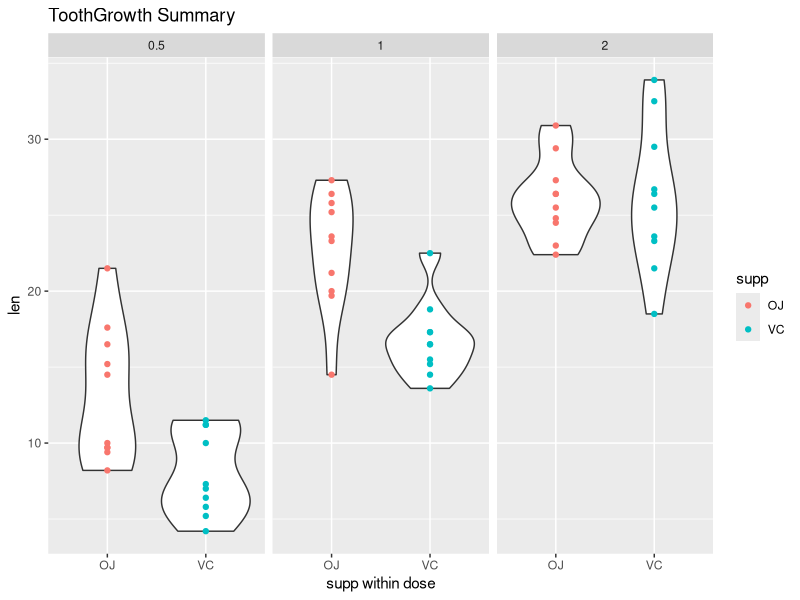

Reproduce this figure in R.
## ---- chunk 1
library(xtable)
data(ToothGrowth)
print(xtable(summary(ToothGrowth)), type="latex", comment=FALSE)
## ---- chunk 2
print(xtable(table(ToothGrowth[, 2:3])), type="latex", comment=FALSE)
## ---- chunk 3
library(ggplot2)
p <- ggplot(ToothGrowth, aes(x = supp, y = len, group = dose))
p + facet_grid(. ~ dose) + geom_violin(aes(group = supp)) +  geom_point(aes(col = supp)) +
 labs(title = "ToothGrowth Summary", x = "supp within dose")
## ---- chunk 4
t.test(subset(ToothGrowth, dose<=0.5, len), subset(ToothGrowth, dose>.5, len),
       alternative = "less", paired = FALSE, var.equal=FALSE)
## ---- chunk 5
t.test(subset(ToothGrowth, supp=="VC" & dose>0.5, len), 
       subset(ToothGrowth, supp=="OJ" & dose>0.5, len),
       alternative = "two.sided", paired = FALSE, var.equal=TRUE)
